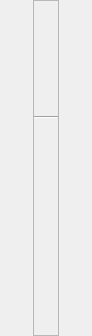
<?xml version="1.0" encoding="UTF-8"?>
<ui version="4.0">
 <class>RpToolsWidgetForm</class>
 <widget class="QWidget" name="RpToolsWidgetForm">
  <property name="geometry">
   <rect>
    <x>0</x>
    <y>0</y>
    <width>92</width>
    <height>336</height>
   </rect>
  </property>
  <property name="windowTitle">
   <string>Raster Processing Tool</string>
  </property>
  <layout class="QGridLayout" name="gridLayout_2">
   <property name="leftMargin">
    <number>0</number>
   </property>
   <property name="topMargin">
    <number>0</number>
   </property>
   <property name="rightMargin">
    <number>0</number>
   </property>
   <property name="bottomMargin">
    <number>0</number>
   </property>
   <property name="spacing">
    <number>0</number>
   </property>
   <item row="0" column="0">
    <widget class="QFrame" name="m_toolsFrame">
     <property name="sizePolicy">
      <sizepolicy hsizetype="Fixed" vsizetype="Preferred">
       <horstretch>0</horstretch>
       <verstretch>0</verstretch>
      </sizepolicy>
     </property>
     <property name="frameShape">
      <enum>QFrame::StyledPanel</enum>
     </property>
     <property name="frameShadow">
      <enum>QFrame::Raised</enum>
     </property>
     <layout class="QGridLayout" name="gridLayout">
      <property name="leftMargin">
       <number>0</number>
      </property>
      <property name="topMargin">
       <number>0</number>
      </property>
      <property name="rightMargin">
       <number>0</number>
      </property>
      <property name="bottomMargin">
       <number>0</number>
      </property>
      <item row="5" column="0">
       <widget class="QToolButton" name="m_extentActionToolButtontoolButton">
        <property name="toolTip">
         <string>Extent Selection</string>
        </property>
        <property name="text">
         <string/>
        </property>
        <property name="checkable">
         <bool>true</bool>
        </property>
        <property name="autoExclusive">
         <bool>true</bool>
        </property>
        <property name="autoRaise">
         <bool>true</bool>
        </property>
       </widget>
      </item>
      <item row="6" column="0">
       <widget class="QToolButton" name="m_readPixelActionToolButton">
        <property name="toolTip">
         <string>Read Pixel</string>
        </property>
        <property name="text">
         <string/>
        </property>
        <property name="checkable">
         <bool>true</bool>
        </property>
        <property name="autoExclusive">
         <bool>true</bool>
        </property>
        <property name="autoRaise">
         <bool>true</bool>
        </property>
       </widget>
      </item>
      <item row="4" column="0">
       <widget class="QToolButton" name="m_geomActionToolButtontoolButton">
        <property name="toolTip">
         <string>Draw Polygon</string>
        </property>
        <property name="text">
         <string/>
        </property>
        <property name="checkable">
         <bool>true</bool>
        </property>
        <property name="autoExclusive">
         <bool>true</bool>
        </property>
        <property name="autoRaise">
         <bool>true</bool>
        </property>
       </widget>
      </item>
      <item row="2" column="0">
       <widget class="Line" name="m_toolLine">
        <property name="orientation">
         <enum>Qt::Horizontal</enum>
        </property>
       </widget>
      </item>
      <item row="3" column="0">
       <widget class="QToolButton" name="m_pointActionToolButtontoolButton">
        <property name="toolTip">
         <string>Point Picker</string>
        </property>
        <property name="text">
         <string/>
        </property>
        <property name="checkable">
         <bool>true</bool>
        </property>
        <property name="autoExclusive">
         <bool>true</bool>
        </property>
        <property name="autoRaise">
         <bool>true</bool>
        </property>
       </widget>
      </item>
      <item row="1" column="0">
       <widget class="QToolButton" name="m_redoActionToolButtontoolButton">
        <property name="toolTip">
         <string>Redo</string>
        </property>
        <property name="text">
         <string/>
        </property>
        <property name="checkable">
         <bool>true</bool>
        </property>
        <property name="autoExclusive">
         <bool>true</bool>
        </property>
        <property name="autoRaise">
         <bool>true</bool>
        </property>
       </widget>
      </item>
      <item row="0" column="0">
       <widget class="QToolButton" name="m_undoActionToolButtontoolButton">
        <property name="toolTip">
         <string>Undo</string>
        </property>
        <property name="text">
         <string/>
        </property>
        <property name="checkable">
         <bool>true</bool>
        </property>
        <property name="autoExclusive">
         <bool>true</bool>
        </property>
        <property name="autoRaise">
         <bool>true</bool>
        </property>
       </widget>
      </item>
     </layout>
    </widget>
   </item>
  </layout>
 </widget>
 <tabstops>
  <tabstop>m_undoActionToolButtontoolButton</tabstop>
  <tabstop>m_redoActionToolButtontoolButton</tabstop>
  <tabstop>m_pointActionToolButtontoolButton</tabstop>
  <tabstop>m_geomActionToolButtontoolButton</tabstop>
  <tabstop>m_readPixelActionToolButton</tabstop>
 </tabstops>
 <resources/>
 <connections/>
</ui>
